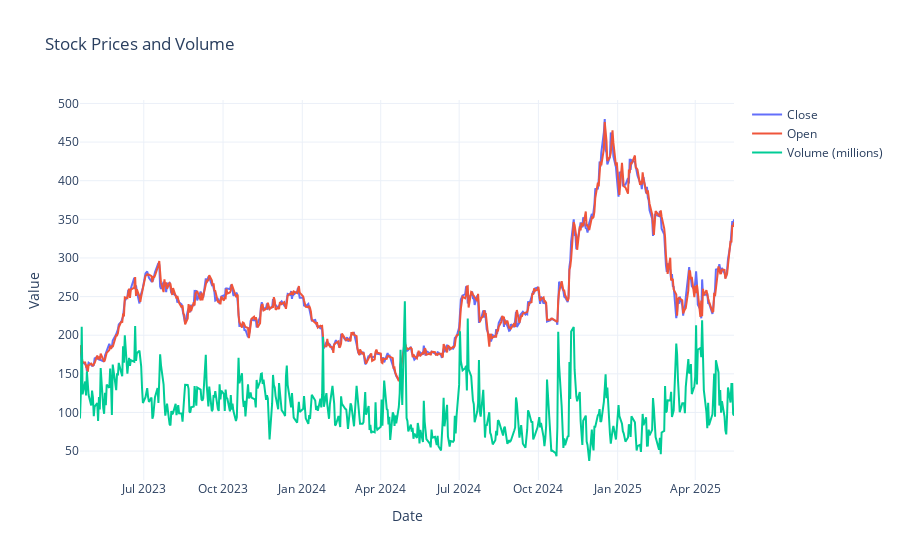

Source (notebook cell):
### Code cell
fig = go.Figure()

fig.add_trace(go.Scatter(x=stock_data.index, y=stock_data['Close'], mode='lines', name='Close'))
fig.add_trace(go.Scatter(x=stock_data.index, y=stock_data['Open'], mode='lines', name='Open'))

fig.add_trace(go.Scatter(x=stock_data.index, y=stock_data['Volume'] / 1e6, mode='lines', name='Volume (millions)'))

fig.update_layout(
    title='Stock Prices and Volume',
    xaxis_title='Date',
    yaxis_title='Value',
    template='plotly_white'
)

fig.show()

### Figure 1 — Plotly figure (JSON) as saved in the notebook; plotly's stock layout.template omitted (floating-point values rounded to 4 significant figures; data arrays with more than 128 entries replaced by an {"elided": "..."} marker saying what was removed)
{"data": [{"mode": "lines", "name": "Close", "type": "scatter", "x": {"elided": "523 str values"}, "y": {"elided": "523 float values"}}, {"mode": "lines", "name": "Open", "type": "scatter", "x": {"elided": "523 str values"}, "y": {"elided": "523 float values"}}, {"mode": "lines", "name": "Volume (millions)", "type": "scatter", "x": {"elided": "523 str values"}, "y": {"elided": "523 float values"}}], "layout": {"autosize": true, "title": {"text": "Stock Prices and Volume"}, "xaxis": {"autorange": true, "range": ["2023-04-18", "2025-05-16"], "title": {"text": "Date"}, "type": "date"}, "yaxis": {"autorange": true, "range": [12.57, 504.5], "title": {"text": "Value"}, "type": "linear"}}}
